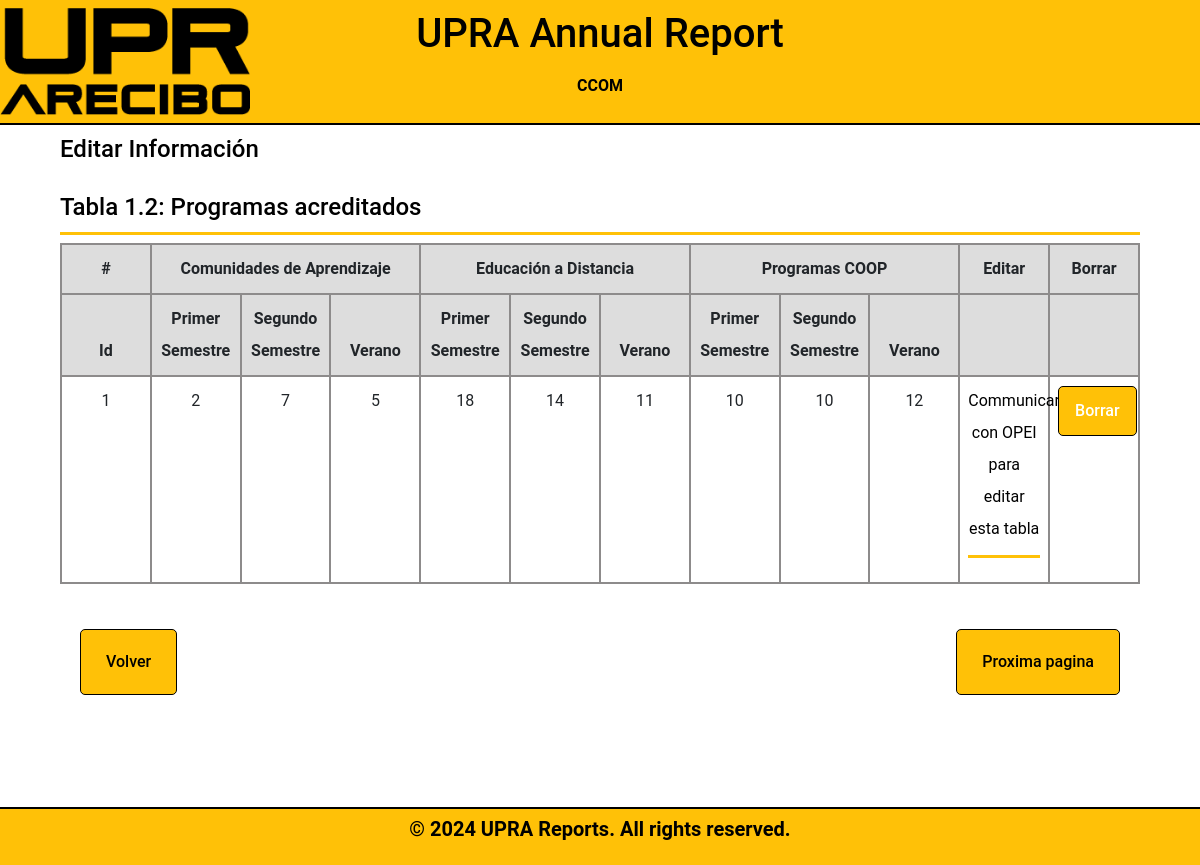
/meta-1/tabla1.2_display.php (signed in), run on an earlier commit of the app's database.
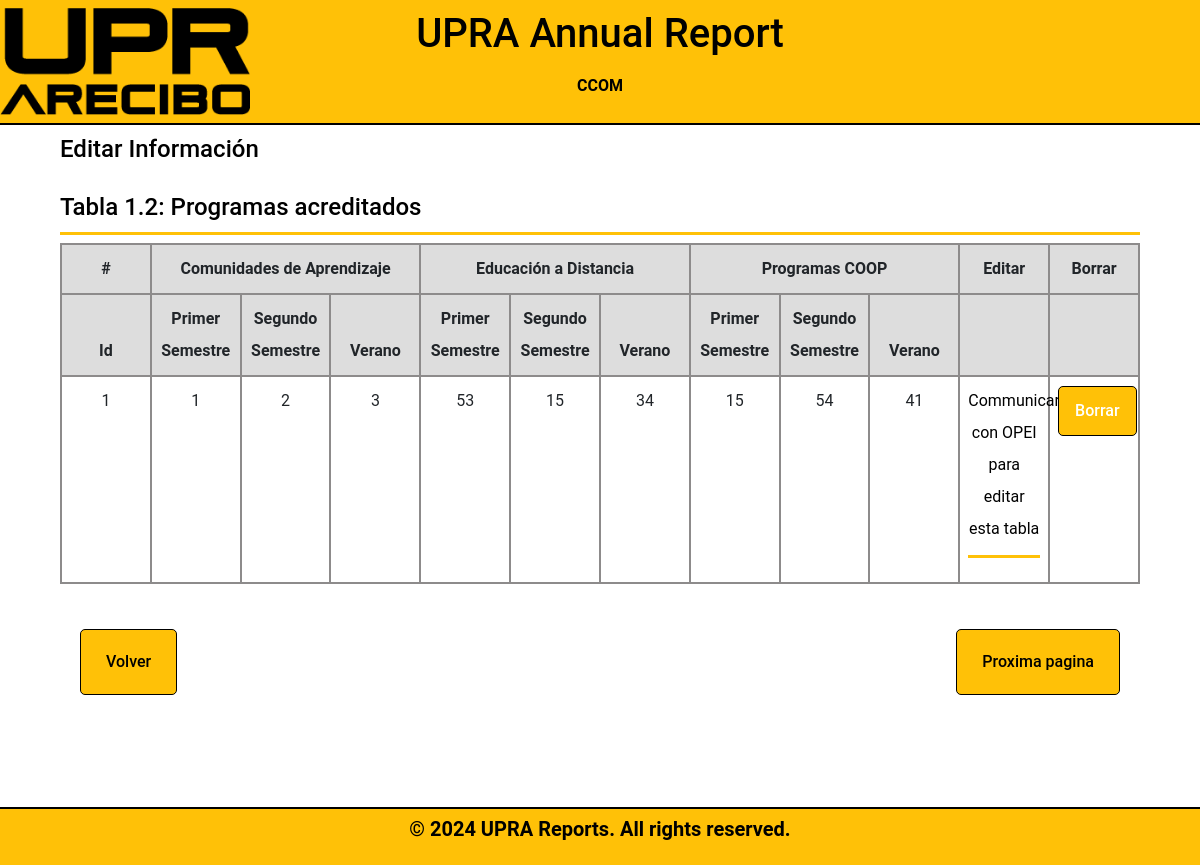
And on a later commit of the database.
### tables this page shows
CREATE TABLE `departamento` (
  `DepartmentID` int(11) NOT NULL,
  `DepartmentName` varchar(100) DEFAULT NULL
);

CREATE TABLE `table12` (
  `table12ID` int(11) NOT NULL,
  `DepartmentID` int(11) DEFAULT NULL,
  `year` int(4) DEFAULT NULL,
  `field1` varchar(20) DEFAULT NULL,
  `field2` varchar(20) DEFAULT NULL,
  `field3` varchar(20) DEFAULT NULL,
  `field4` varchar(20) DEFAULT NULL,
  `field5` varchar(20) DEFAULT NULL,
  `field6` varchar(20) DEFAULT NULL,
  `field7` varchar(20) DEFAULT NULL,
  `field8` varchar(20) DEFAULT NULL,
  `field9` varchar(20) DEFAULT NULL,
  `field10` varchar(20) DEFAULT NULL,
  `field11` varchar(20) DEFAULT NULL,
  `field12` varchar(20) DEFAULT NULL,
  `field13` varchar(20) DEFAULT NULL,
  `field14` varchar(20) DEFAULT NULL,
  `field15` varchar(20) DEFAULT NULL,
  `field16` varchar(20) DEFAULT NULL,
  `field17` varchar(20) DEFAULT NULL,
  `field18` varchar(20) DEFAULT NULL
);

### meta-1/tabla1.2_display.php (the view, shortened to what this page needs)
<?php
include_once "db_info.php";
if (isset($_SESSION['DepartmentID'])) {
    $departmentID = $_SESSION['DepartmentID'];
    $sql = "SELECT DepartmentName FROM departamento WHERE DepartmentID = ?";
    $stmt = $conn->prepare($sql);
    $stmt->bind_param("i", $departmentID);
    $stmt->execute();
    $result = $stmt->get_result();
    $department = $result->fetch_assoc();
}
$year = date("Y");
?>
<!DOCTYPE html>
<html lang="en">
<head>
    <link rel="stylesheet" href="../fonts/icomoon/style.css">
    <link rel="stylesheet" href="../css/owl.carousel.min.css">
    <link rel="stylesheet" href="../css/bootstrap.min.css">
    <link rel="stylesheet" href="../css/style.css">
    <link rel="stylesheet" href="../css/style-sidemenu.css">
</head>
<body>
     <header>
        <h1 class="uprareports">UPRA Annual Report</h1>
        <h2 class="bienvenidosusuario"><?php echo $department['DepartmentName'] ?></h2>
     </header>
<div class="formbold-main-wrapper-edit">
    <div class="formbold-form-wrapper-edit">
    <h4 class="header1">Editar Informaci&oacute;n<br>  <br>Tabla 1.2: Programas acreditados</h4>
        <div class="table-wrapper">
        <table class="table">
        <thead>
        <tr>
            <th scope='col'>#</th>
            <th scope='col' colspan='3'>Comunidades de Aprendizaje</th>
            <th scope='col' colspan='3'>Educación a Distancia</th>
            <th scope='col' colspan='3'>Programas COOP</th>
            <th scope='col'>Editar</th>
            <th scope='col'>Borrar</th>
        </tr>
        <tr>
            <th scope='col'>Id</th>
            <th scope='col'>Primer Semestre</th>
            <th scope='col'>Segundo Semestre</th>
            <th scope='col'>Verano</th>
            <th scope='col'>Primer Semestre</th>
            <th scope='col'>Segundo Semestre</th>
            <th scope='col'>Verano</th>
            <th scope='col'>Primer Semestre</th>
            <th scope='col'>Segundo Semestre</th>
            <th scope='col'>Verano</th>
            <th scope='col'></th>
            <th scope='col'></th>
        </tr>
        </thead>
            <tbody>
            <?php
                $sql = "SELECT * FROM table12 WHERE DepartmentID = ? AND year = ?";
                $stmt = $conn->prepare($sql);
                $stmt->bind_param("si", $departmentID, $year);
                $stmt->execute();
                $result =$stmt->get_result();
                $counter = 1;
                while ($row = $result->fetch_assoc()) {
                    echo "<tr>";
                    echo "<td>" . $counter . "</td>";
                    echo "<td class='breve-description'>" . $row['field1'] . "</td>";
                    echo "<td class='breve-description'>" . $row['field2'] . "</td>";
                    echo "<td class='breve-description'>" . $row['field3'] . "</td>";
                    echo "<td class='breve-description'>" . $row['field4'] . "</td>";
                    echo "<td class='breve-description'>" . $row['field5'] . "</td>";
                    echo "<td class='breve-description'>" . $row['field6'] . "</td>";
                    echo "<td class='breve-description'>" . $row['field7'] . "</td>";
                    echo "<td class='breve-description'>" . $row['field8'] . "</td>";
                    echo "<td class='breve-description'>" . $row['field9'] . "</td>";
                    echo "<td><p class='header1'>Communicarse con OPEI para editar esta tabla</p></td>";
                    echo "<td><a class='delete-btn' href='../meta-1/tabla1.2_delete.php?id=" . $row['table12ID'] . "'>Borrar</a></td>";
                    echo "</tr>";
                    $counter++;
                }
            ?>
            </tbody>
        </table>
        </div>
            <div class="formbold-main-wrapperDept">
                <a class="underline-button" href = "tabla1.2.php">Volver</a>
                <a class="underline-button" href = "tabla1.2_display_2.php">Proxima pagina</a>
            </div>
    </div>
</div>
    <div class="footer-boxtabla1-2 ">
        <p>&copy; 2024 UPRA Reports. All rights reserved.</p>
    </div>
</body>
</html>

### css/style.css (style rules this page uses)
* { margin: 0; padding: 0; }
body { font-family: "Roboto", -apple-system, BlinkMacSystemFont, "Segoe UI", Roboto, "Helvetica Neue", Arial, "Noto Sans", sans-serif, "Apple Color Emoji", "Segoe UI Emoji", "Segoe UI Symbol", "Noto Color Emoji"; background-color: #fff; color: #999; }
a { -webkit-transition: .3s all ease; -o-transition: .3s all ease; transition: .3s all ease; }
a, a:hover { text-decoration: none !important; }
h2 { font-size: 3.5rem; font-weight: 700; }
body { font-family: "Roboto", -apple-system, BlinkMacSystemFont, "Segoe UI", Roboto, "Helvetica Neue", Arial, "Noto Sans", sans-serif, "Apple Color Emoji", "Segoe UI Emoji", "Segoe UI Symbol", "Noto Color Emoji"; background-color: #fff; color: #999; line-height: 2; }
.table { width: 100%; margin: auto; border: 2px solid #8d8b8b; border-collapse: collapse; table-layout: fixed; }
th, td { border: 2px solid #8d8b8b; text-align: center; padding: 0.5em; font-size: 1rem; }
.table thead th { vertical-align: bottom; border-bottom: 2px solid #8d8b8b; background-color: #dddddd; word-wrap: break-word; }
.table th, .table td { padding: 0.5em; vertical-align: top; border-top: 1px solid #000000; max-width: 200px; }
header { background-color: #FFC107; color: #000; padding: 10px; text-align: center; border-bottom: solid 2px black; background: url('../images/arecibo.png') no-repeat left center, #FFC107; background-size: 250px auto; }
.footer-boxtabla1-2 { background-color: #FFC107; color: #000; text-align: center; position: fixed; bottom: 0%; width: 100%; z-index: 999; font-weight: bold; border-top: solid 2px black; margin-top: 100px; }
.footer-boxtabla1-2 p { font-size: 20px; }
html, body { height: 100%; margin: 0; padding: 0; }
.breve-description { word-wrap: break-word; overflow-wrap: break-word; }
.formbold-form-wrapper-edit { margin: 0 auto; width: 90%; background: white; min-height: 580px; max-height: 900px; margin-top: 10px; }
.formbold-main-wrapperDept { display: flex; justify-content: space-between; padding: 20px; margin: 0 auto; }
.underline-button { font-size: 16px; border-radius: 5px; padding: 16px 25px; border: none; font-weight: 500; background-color: #FFC107; color: #000; cursor: pointer; margin-top: 25px; border: 1px solid #000; margin-bottom: 150px; }
.bienvenidosusuario { font-size: 1.0em; color: #000; text-align: center; padding: 10px; }
.edit-btn, .delete-btn, .update-btn { font-size: 16px; border-radius: 5px; padding: 8px 16px; border: none; font-weight: 500; background-color: #FFC107; color: white; cursor: pointer; margin-top: 1px; border: 1px solid #000; display: inline-flex; }
.header1 { border-bottom: 3px solid #FFC107; color: #000; padding-bottom: 10px; }

### css/style-sidemenu.css (style rules this page uses)
* { margin: 0; padding: 0; }
:root { --accent-color: #FFC107; }

What changed in the data, as far as the page shows it:
removed table12: field1 "2", field2 "7", field3 "5", field4 "18", field5 "14", field6 "11", field7 "10", field8 "10", field9 "12"
added table12: field1 "1", field2 "2", field3 "3", field4 "53", field5 "15", field6 "34", field7 "15", field8 "54", field9 "41"
